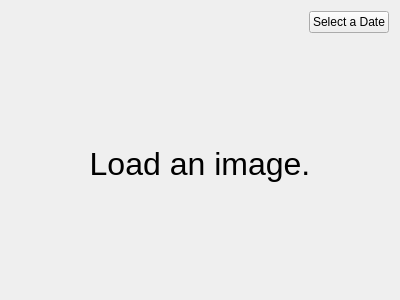
<?xml version="1.0" encoding="UTF-8"?>
<ui version="4.0">
 <class>ImageViewer</class>
 <widget class="QWidget" name="ImageViewer">
  <property name="geometry">
   <rect>
    <x>0</x>
    <y>0</y>
    <width>400</width>
    <height>300</height>
   </rect>
  </property>
  <property name="windowTitle">
   <string>Image Viewer</string>
  </property>
  <layout class="QVBoxLayout" name="verticalLayout" stretch="0,1">
   <item>
    <layout class="QHBoxLayout" name="horizontalLayout">
     <item>
      <widget class="FileSelector" name="fileSelector" native="true"/>
     </item>
     <item>
      <spacer name="horizontalSpacer">
       <property name="orientation">
        <enum>Qt::Horizontal</enum>
       </property>
       <property name="sizeHint" stdset="0">
        <size>
         <width>40</width>
         <height>20</height>
        </size>
       </property>
      </spacer>
     </item>
     <item>
      <widget class="DateSelectorButton" name="pushButton">
       <property name="text">
        <string>Select a Date</string>
       </property>
      </widget>
     </item>
    </layout>
   </item>
   <item>
    <widget class="QLabel" name="image">
     <property name="font">
      <font>
       <pointsize>24</pointsize>
      </font>
     </property>
     <property name="text">
      <string>Load an image.</string>
     </property>
     <property name="alignment">
      <set>Qt::AlignCenter</set>
     </property>
    </widget>
   </item>
  </layout>
 </widget>
 <customwidgets>
  <customwidget>
   <class>FileSelector</class>
   <extends>QWidget</extends>
   <header>FileSelector.h</header>
   <container>1</container>
  </customwidget>
  <customwidget>
   <class>DateSelectorButton</class>
   <extends>QPushButton</extends>
   <header>DateSelectorButton.h</header>
  </customwidget>
 </customwidgets>
 <resources/>
 <connections/>
</ui>
